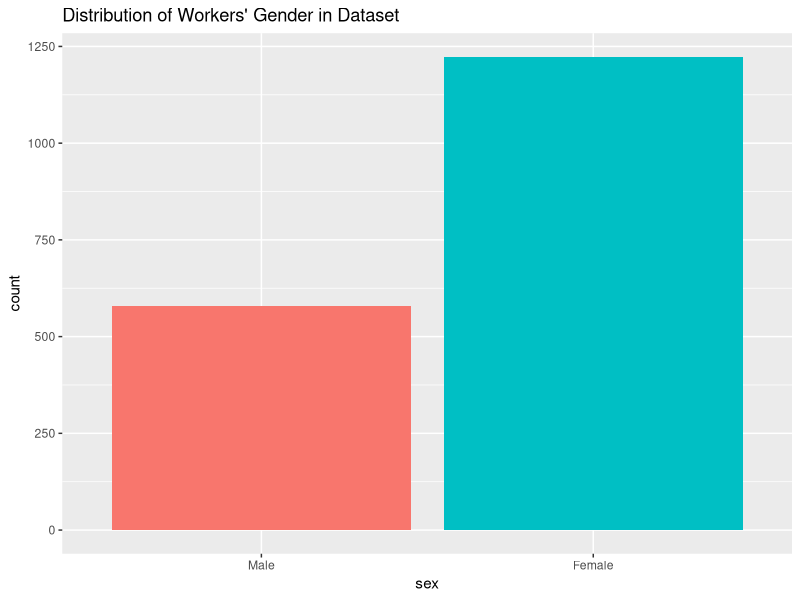
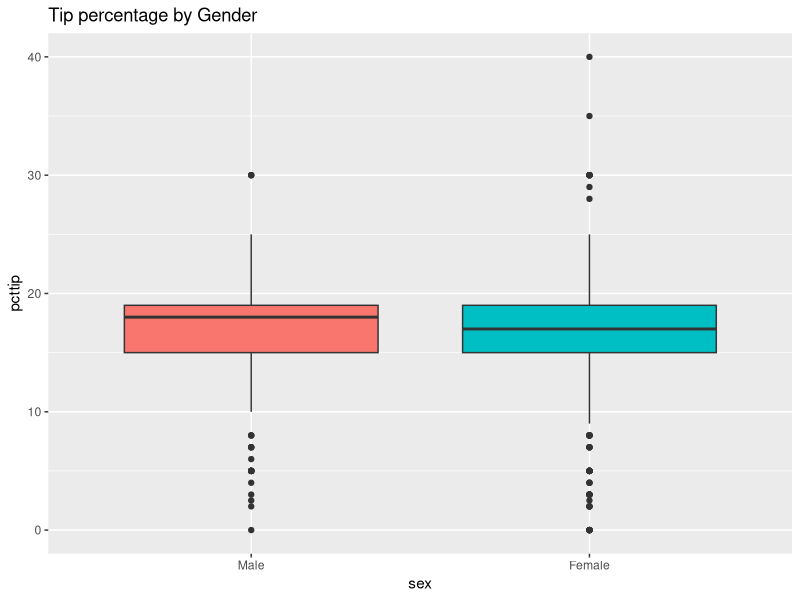
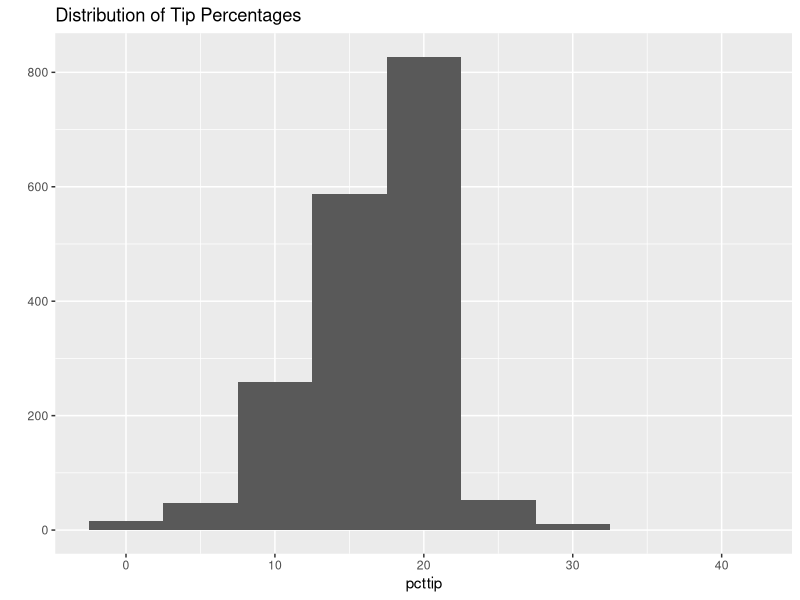
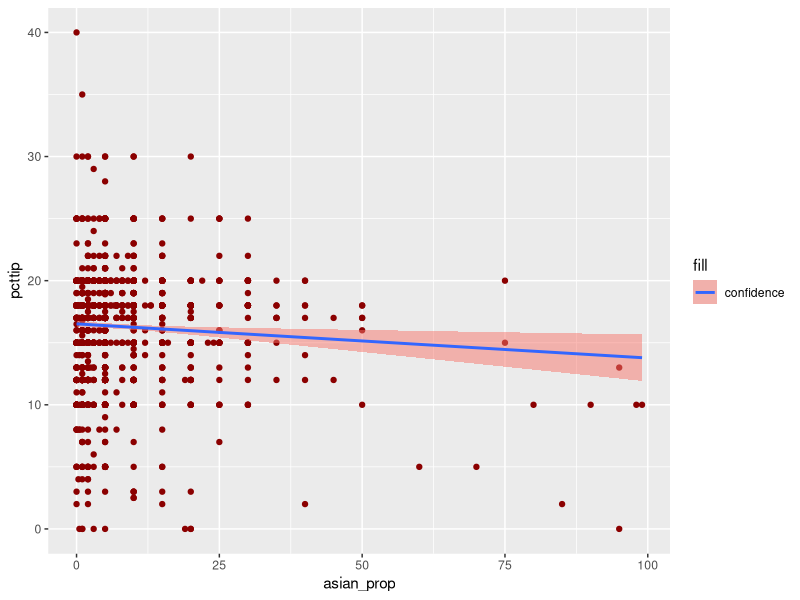
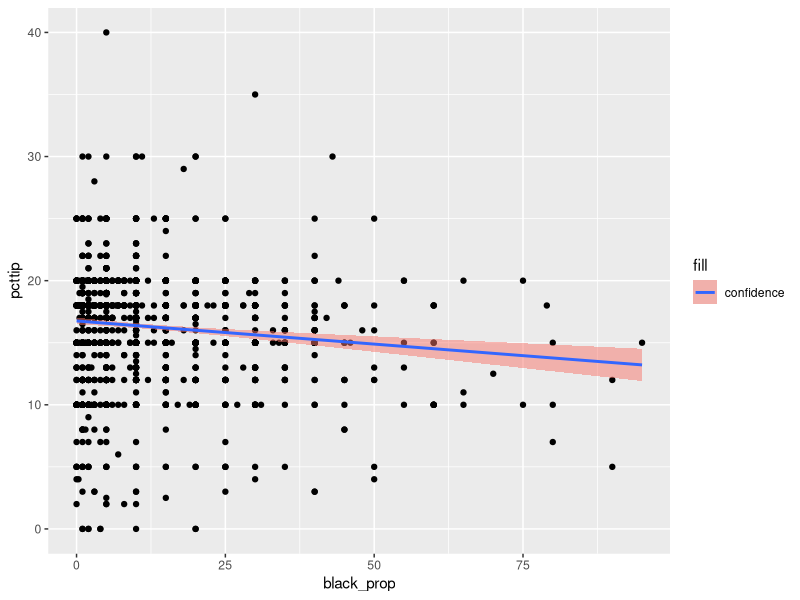
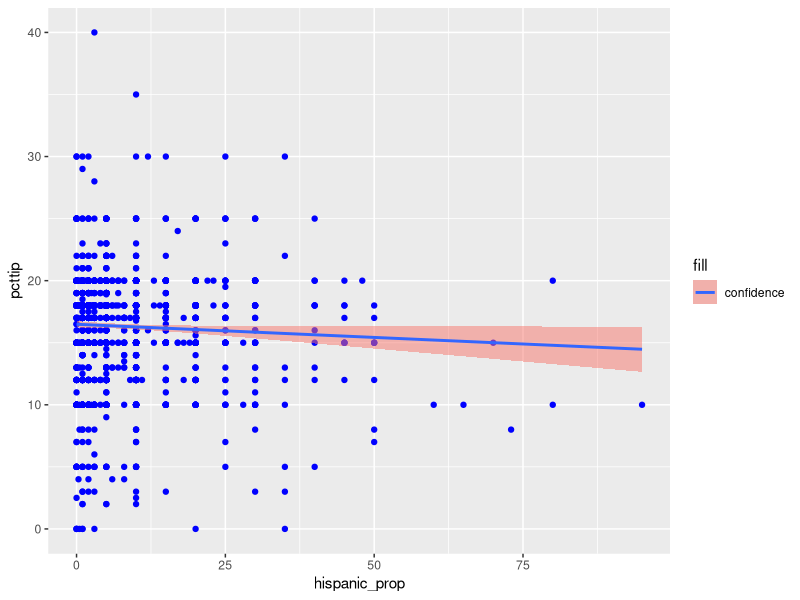
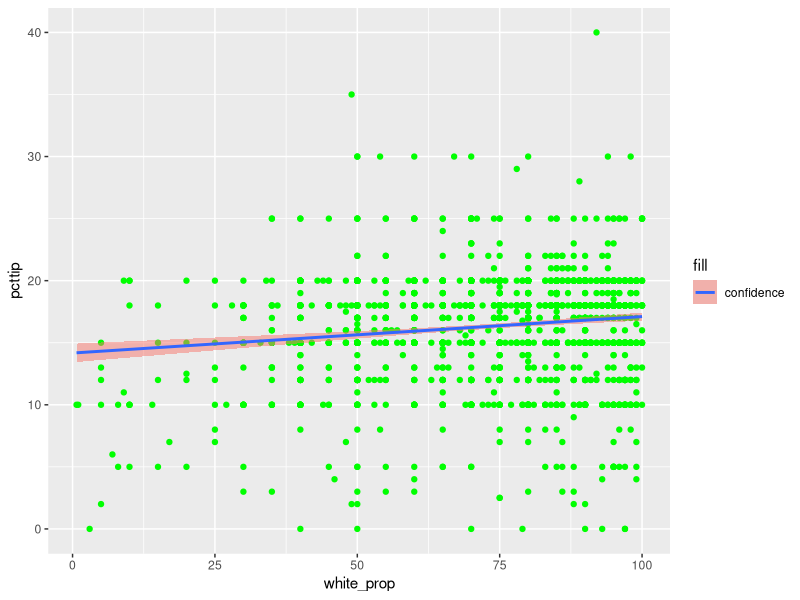
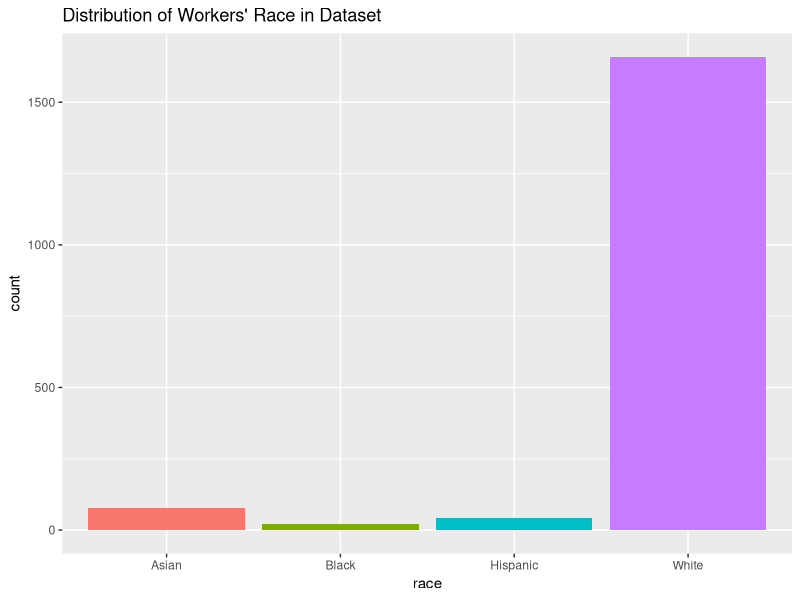

The R script that drew these images, in order: (Note: this script raises an error after producing the figures.)
# Load libraries
library(car) # Rename State names and plots
library(ggplot2) # Visualizations
library(reshape2) # Melt function to assist in visualizating a map of the USA
library(maps) # For USA map
library(leaps) # Subsets regression

##### Import data into R #####

#setwd("C:/Users/Kevin/Desktop/Dropbox/Dropbox/CKME136")
setwd("C:/Users/Kevin.Nguyen/Dropbox/CKME136")
raw_df <- read.csv(file="server-survey.csv", head=TRUE, na.strings=c(" ", "NA"))

# Subset variables to be used in analysis
myvars <- c("State", "asian_prop", "black_prop", "hispanic_prop", "white_prop", "ppbill", 
            "pcttip", "flair", "intro", "selling", "repeat.", "customer_name", "smile",
            "thanks", "Extraverted_enthusiastic", "Critical_quarrelsome", 
            "Dependable_selfdisciplined","Anxious_easily_upset", "Reserved_quiet", 
            "Sympathetic_warm", "Disorganized_careless","Conventional_uncreative", 
            "birth_yr", "sex", "race")
df <- raw_df[myvars]

##### Clean variables #####

# Clean variable: State
# Set variable "State" to all lowercase letters to make cleaning easier to deal with
df$State <- tolower(df$State)

# Rename state names in the USA using the following reference: http://www.stateabbreviations.us/
df$State <- recode(df$State, '"alabama"="al"; "alaska"="ak"; "arizona"="az"; "arkansas"="ar"; 
                   "california"="ca"; "colorado"="co"; "connecticut"="ct"; "delware"="de";
                   "florida"="fl"; "georgia"="ga"; "hawaii"="hi"; "idaho"="id";"illinois"="il"; 
                   "indiana"="in"; "iowa"="ia"; "kansas"="ks"; "kentucky"="ky"; "louisiana"="la";
                   "maine"="me"; "maryland"="md"; "massachusetts"="ma"; "michigan"="mi"; 
                   "minnesota"="mn"; "mississippi"="mn"; "missouri"="mo"; 
                   "montana"="mt"; "nebraska"="ne"; "nevada"="nv"; "new hampshire"="nh"; 
                   "new jersey"="nj"; "new mexico"="nm"; "new york"="ny"; "north carolina"="nc"; 
                   "north dakota"="nd"; "ohio"="oh"; "oklahoma"="ok"; "oregon"="or"; 
                   "pennsylvania"="pa"; "rhode island"="ri"; "south carolina"="sc"; 
                   "south dakota"="sc"; "tennessee"="tn"; "texas"="tx"; "utah"="ut"; 
                  "vermont"="vt"; "virginia"="va"; "washington"="wa";
                   "west virginia"="wv"; "wisconsin"="wi"; "wyoming"="wy"')

# Rename State (Province) names in Canada
df$State <- recode(df$State, '"alberta"="ab"; "british columbia"="bc"; "manitoba"="mb"; 
                   "new brunswick"="nb"; "newfoundland"="nl"; "northwest territories"="nt"; 
                   "nova scotia"="ns"; "nunavut"="nu"; "ontario"="on";
                   "prince edward island"="pe"; "quebec"="qc"; "saskatchewan"="sk"; "yukon"="yt"')

# Change all provinces and observations that have the text "canada" in them to simply "canada" 
for (province in c("ab", "bc", "mb", "nb", "nl", "nt", "ns", "nu", "on", "pe", "qc", 
                   "sk", "yt", "canada")) {
  df$State[grepl(province, df$State)] <- "canada"
}

# Clean variable: Proportion
df$total_prop <- df$asian_prop + df$black_prop + df$hispanic_prop + df$white_prop

# If total proportion is equal to or less than 1, multiply by 100 
# Why? The user inputted in percentages rather than whole numbers
# See http://stackoverflow.com/questions/30774096/based-on-the-value-in-one-column-change-the-value-in-another-column
dfprop <- df[2:5]
for (col in names(dfprop)) {
  df[[col]] <- ifelse(df$total_prop <= 1, df[[col]]*100, df[[col]])
}

# If total proportion is equal to or over 150, remove occurences from analysis
for (col in names(dfprop)) {
  df[[col]] <- ifelse(df$total_prop >= 150, NA, df[[col]])
}

# Remove total_prop column as it is no longer needed
df$total_prop <- NULL 

# Clean variable: ppbill
# Remove observations where the bill is equal to or under 5 dollars 
# as well as equal to or over 200 dollars
df$ppbill <- ifelse(df$ppbill <= 5 | df$ppbill >= 200, NA, df$ppbill)

# If tip percentage is under 1, multiply by 100 to properly fix percentage
df$pcttip <- ifelse(df$pcttip <= 1, df$pcttip*100, df$pcttip)

# Remove observations where the tip percentage is over 50 percent
df$pcttip <- ifelse(df$pcttip >= 50, NA, df$pcttip)

# Clean variable: Birth Year
# Remove observations where the birth year is between 100 to 1900 OR over 2000
df$birth_yr <- ifelse(df$birth_yr >= 100 & df$birth_yr <= 1900 | df$birth_yr >= 2000, NA, df$birth_yr)

# If birth year is under 100, then add 1900 as the user was inputting the last two digits 
# of their birth year only (e.g. 48 -> 1948)
df$birth_yr <- ifelse(df$birth_yr < 100, df$birth_yr + 1900, df$birth_yr)

# Clean variable: Customer Interaction Ratings
# Use ordered instead of factor for easier visualization
dfrating <- df[8:14]
for (col in names(dfrating)) {
  df[[col]] <- ordered(df[[col]], levels=c(1,2,3,4), labels=c("Never", "Sometimes", "Often", "Always"))
}

# Clean variable: Waiter traits
# Use ordered instead of factor here as well
dftrait <- df[15:22]
for (col in names(dftrait)) {
  df[[col]] <- ordered(df[[col]], levels=c(1,2,3,4,5,6,7))
}

# Clean variable: Sex
df$sex <- factor(df$sex, levels=c(0,1), labels=c("Male", "Female"))

# Clean variable: Race
df$race <- factor(df$race, levels=c(1,2,3,4,5), labels=c("Asian", "Black", "Hispanic", 
                                                         "White", "Other"))

# Keep only the rows that do not have any missing data
df <- df[complete.cases(df),]

write.csv(df, "cleaned_data.csv")

##### Visualizations #####

# Use df created before*

# Plot distribution of sex of waiters/ waitresses
gender <- ggplot(df, aes(x=sex, fill=sex)) + geom_bar()
gender + guides(fill=FALSE) + ggtitle("Distribution of Workers' Gender in Dataset")

# Plot boxplot to show distribution of tips for each gender
gendertip <- ggplot(df, aes(sex, pcttip, fill=sex))
gendertip + geom_boxplot() + guides(fill=FALSE) + ggtitle("Tip percentage by Gender")

# Test if there is a significant difference between tips for genders
t.test(df$pcttip~df$sex, conf.level = 0.95)

# Distribution of Tip Percentages
qplot(pcttip, data=df, geom="histogram", binwidth=5) + ggtitle("Distribution of Tip Percentages")

# Plot scatterplots of proportion of race (customers) by tip %
# Asian customers
ggplot(df, aes(x=asian_prop, y=pcttip)) +
  geom_point(colour="dark red") +
  geom_smooth(method = "lm", aes(fill = "confidence"), alpha = 0.5)

# Black customers
ggplot(df, aes(x=black_prop, y=pcttip)) +
  geom_point(colour="black") +
  geom_smooth(method = "lm", aes(fill = "confidence"), alpha = 0.5)

# Hispanic customers
ggplot(df, aes(x=hispanic_prop, y=pcttip)) +
  geom_point(colour="blue") +
  geom_smooth(method = "lm", aes(fill = "confidence"), alpha = 0.5)

# White customers
ggplot(df, aes(x=white_prop, y=pcttip)) +
  geom_point(colour="green") +
  geom_smooth(method = "lm", aes(fill = "confidence"), alpha = 0.5)

# Plot distribution of ethnical backgrounds of waiters/ waitresses
background <- ggplot(df, aes(x=race, fill=race)) + geom_bar()
background + guides(fill=FALSE) + ggtitle("Distribution of Workers' Race in Dataset")

# Plot average tip percentage received by worker by worker race
p <- ggplot(df, aes(x=factor(race), y=pcttip, fill=race)) + stat_summary(fun.y="mean", geom="bar")
p + xlab("Race of Worker") + ylab("Tip Percentage") + 
  ggtitle("Tip percentage by Race of Worker") + coord_flip()

### Relationship: Customer Background VS. Server Background ###
# See http://stackoverflow.com/questions/25752909/multiple-ggplot-linear-regression-lines

# Asian Servers
cols <- c("pcttip", "asian_prop", "black_prop", "hispanic_prop", "white_prop")
dfasian <- subset(df, df$race == "Asian")
dfasian <- dfasian[cols]
dfasian2 = melt(dfasian, id.vars="pcttip")

ggplot(dfasian2) + geom_jitter(aes(value, pcttip, colour=variable)) + 
  geom_smooth(aes(value,pcttip, colour=variable), method=lm, se=FALSE) +
  facet_wrap(~variable, scales="free_x") +
  labs(x = "Proportion of Customers by Race", y = "Tip %", 
       title = "Tip % for Asian Workers by Customer Race")

# Black Servers
dfblack <- subset(df, df$race == "Black")
dfblack <- dfblack[cols]
dfblack2 <- melt(dfblack, id.vars="pcttip")

ggplot(dfblack2) + geom_jitter(aes(value, pcttip, colour=variable)) + 
  geom_smooth(aes(value,pcttip, colour=variable), method=lm, se=FALSE) +
  facet_wrap(~variable, scales="free_x") +
  labs(x = "Proportion of Customers by Race", y = "Tip %", 
       title = "Tip % for Black Workers by Customer Race")

# Hispanic Servers
dfhisp <- subset(df, df$race == "Hispanic")
dfhisp <- dfhisp[cols]
dfhisp2 <- melt(dfhisp, id.vars="pcttip")

ggplot(dfhisp2) + geom_jitter(aes(value, pcttip, colour=variable)) + 
  geom_smooth(aes(value,pcttip, colour=variable), method=lm, se=FALSE) +
  facet_wrap(~variable, scales="free_x") +
  labs(x = "Proportion of Customers by Race", y = "Tip %", 
       title = "Tip % for Hispanic Workers by Customer Race")

# White Servers
dfwhite <- subset(df, df$race == "White")
dfwhite <- dfwhite[cols]
dfwhite2 <- melt(dfwhite, id.vars="pcttip")

ggplot(dfwhite2) + geom_jitter(aes(value, pcttip, colour=variable)) + 
  geom_smooth(aes(value,pcttip, colour=variable), method=lm, se=FALSE) +
  facet_wrap(~variable, scales="free_x") +
  labs(x = "Proportion of Customers by Race", y = "Tip %", 
       title = "Tip % for White Workers by Customer Race")

# Tipping habits by location
# Create vector for US state names
states <- c("al"="al","ak"="ak","az"="az","ar"="ar","ca"="ca","co"="co",
            "ct"="ct","de"="de","dc"="dc","fl"="fl","ga"="ga","hi"="hi","id"="id","il"="il","in"="in",
            "ia"="ia","ks"="ks","ky"="ky","la"="la","me"="me","md"="md","ma"="ma","mi"="mi","mn"="mn",
            "ms"="ms","mo"="mo","mt"="mt","ne"="ne","nv"="nv","nh"="nh","nj"="nj","nm"="nm","ny"="ny",
            "nc"="nc","nd"="nd","oh"="oh","ok"="ok","or"="or","pw"="pw","pa"="pa","ri"="ri","sc"="sc",
            "sd"="sd","tn"="tn","tx"="tx","ut"="ut","vt"="vt","va"="va","wa"="wa","wv"="wv","wi"="wi",
            "wy"="wy")

# Subset data for US workers only into a different data frame
tableUS <- subset(df, State %in% names(states), select=State:race)
tableCAD <- subset(df, State %in% "canada", select=State:race)
tableOTHER <- df[-which(df$State %in% names(states) | df$State %in% "canada"),]

# See how much observations there are for US workers and Canadian workers
length(tableUS$State)
length(tableCAD$State)
length(tableOTHER$State)

# Calculate average mean tip percentage
meanUS <- mean(tableUS$pcttip, na.rm=TRUE)
meanCAD <- mean(tableCAD$pcttip, na.rm=TRUE)
meanOTHER <- mean(tableOTHER$pcttip, na.rm=TRUE)
meanWorld <- mean(df$pcttip, na.rm=TRUE)

means <- c(meanUS, meanCAD, meanOTHER, meanWorld)
names <- c("Mean USA", "Mean Canada", "Mean Other", "Mean Worldwide")
names <- factor(names, level=c("Mean USA", "Mean Canada", "Mean Other", "Mean Worldwide"))

world_means <- data.frame(names, means)

ggplot(data = world_means, aes(x=names, y=means)) + geom_bar(stat="identity") + 
  xlab("") + ylab("Average Tip %")

# Calculate mean tipping percentage by state
tip <- aggregate(pcttip~State, tableUS, mean)
tip$region <- tip$State # ensure column names match to merge later on

# Utilize the maps library to plot a map of the US
states_name <- map_data("state")

# Recode the state names received from the maps library in order to merge
states_name$region <- recode(states_name$region, 
  '"alabama"="al"; "alaska"="ak"; "arizona"="az"; "arkansas"="ar"; "california"="ca"; "colorado"="co";
  "connecticut"="ct"; "delware"="de"; "florida"="fl"; "georgia"="ga"; "hawaii"="hi"; "idaho"="id";
  "illinois"="il"; "indiana"="in"; "iowa"="ia"; "kansas"="ks"; "kentucky"="ky"; "louisiana"="la";
  "maine"="me"; "maryland"="md"; "massachusetts"="ma"; "michigan"="mi"; "minnesota"="mn"; 
  "mississippi"="mn"; "missouri"="mo"; "montana"="mt"; "nebraska"="ne"; "nevada"="nv"; 
  "new hampshire"="nh"; "new jersey"="nj"; "new mexico"="nm"; "new york"="ny"; "north carolina"="nc"; 
  "north dakota"="nd"; "ohio"="oh"; "oklahoma"="ok"; "oregon"="or"; "pennsylvania"="pa"; 
  "rhode island"="ri"; "south carolina"="sc"; "south dakota"="sc"; "tennessee"="tn"; "texas"="tx"; 
  "utah"="ut"; "vermont"="vt"; "virginia"="va"; "washington"="wa"; "west virginia"="wv"; 
  "wisconsin"="wi"; "wyoming"="wy"')

# Merge tables together
choro <- merge(states_name, tip, sort = FALSE, by = "region")
choro <- choro[order(choro$order), ]

# Plot average tip percentage by US state
map <- ggplot(choro, aes(long, lat)) + geom_polygon(aes(group = group, fill = pcttip))
map + scale_fill_gradient(low="red", high="green") + ggtitle("Average Tip Percentage by US State") +
  guides(fill=guide_legend(title="Tip %"))

# View top 3 states
tip2 <- tip[with(tip, order(-pcttip)),] # sort descending by tip %
head(tip2, 3)

# View bottom 3 states
tail(tip2, 3)

# Distribution of Bill Sizes
qplot(ppbill, data=df, geom="histogram", binwidth=5) + ggtitle("Distribution of Bill Sizes")

# Plot bill size against tip percentage
ggplot(df, aes(x=ppbill, y=pcttip)) + geom_point(shape=1) + geom_smooth(method=lm) +
  xlab("Bill per Person ($)") + ylab("Tip %") + ggtitle("Tip Percentage by Bill Size per Person")

# Customer Interactions
# See http://www.r-bloggers.com/grouped-means-again/
a <- aggregate(df$pcttip, by=list(Rating=df$flair), mean)
a1 <- aggregate(df$pcttip, by=list(Rating=df$intro), mean)
a2 <- aggregate(df$pcttip, by=list(Rating=df$selling), mean)
a3 <- aggregate(df$pcttip, by=list(Rating=df$repeat.), mean)
a4 <- aggregate(df$pcttip, by=list(Rating=df$customer_name), mean)
a5 <- aggregate(df$pcttip, by=list(Rating=df$smile), mean)
a6 <- aggregate(df$pcttip, by=list(Rating=df$thanks), mean)

ggplot(data=a, aes(x=Rating, y=x, group=1, size=0.1)) + geom_line(aes(colour="Flair"))  +
  geom_line(aes(y=a1$x, colour="Intro")) +
  geom_line(aes(y=a2$x, colour="Selling")) +
  geom_line(aes(y=a3$x, colour="Repeat")) +
  geom_line(aes(y=a4$x, colour="Customer Name")) +
  geom_line(aes(y=a5$x, colour="Smile")) +
  geom_line(aes(y=a6$x, colour="Thanks")) +
  ylab("Average Tipping %") + ggtitle("Average Tipping % by Customer/ Worker Interaction")

# Server Traits
b <- aggregate(df$pcttip, by=list(Rating=df$Extraverted_enthusiastic), mean)
b1 <- aggregate(df$pcttip, by=list(Rating=df$Critical_quarrelsome), mean)
b2 <- aggregate(df$pcttip, by=list(Rating=df$Dependable_selfdisciplined), mean)
b3 <- aggregate(df$pcttip, by=list(Rating=df$Anxious_easily_upset), mean)
b4 <- aggregate(df$pcttip, by=list(Rating=df$Reserved_quiet), mean)
b5 <- aggregate(df$pcttip, by=list(Rating=df$Sympathetic_warm), mean)
b6 <- aggregate(df$pcttip, by=list(Rating=df$Disorganized_careless), mean)
b7 <- aggregate(df$pcttip, by=list(Rating=df$Conventional_uncreative), mean)

ggplot(data=b, aes(x=Rating, y=x, group=1, size=0.1)) + 
  geom_line(aes(colour="Extraverted Enthusiastic")) +
  geom_line(aes(y=b1$x, colour="Critical Quarrelsome")) +
  geom_line(aes(y=b2$x, colour="Dependable Selfdisciplined")) +
  geom_line(aes(y=b3$x, colour="Anxious Easily Upset")) +
  geom_line(aes(y=b4$x, colour="Reserved Quiet")) +
  geom_line(aes(y=b5$x, colour="Sympathetic Warm")) +
  geom_line(aes(y=b6$x, colour="Disorganized Careless")) +
  geom_line(aes(y=b7$x, colour="Conventional Uncreative")) +
  ylab("Average Tipping %") + ggtitle("Average Tipping % by Worker Traits")

# Distribution of Server Age
qplot(birth_yr, data=df, geom="histogram", binwidth=1) + ggtitle("Distribution of Server Age")

# Server Age
ggplot(df, aes(x=birth_yr, y=pcttip)) + geom_point(shape=3) + geom_smooth(method=lm) +
  xlab("Birth Year of Worker") + ylab("Tip %") + ggtitle("Tip Percentage by Birth Year of Worker")

# Server Age vs Server Gender
ggplot(df, aes(x=birth_yr, y=pcttip, colour = sex)) + geom_point() + 
  geom_smooth(method="lm", se=FALSE) +
  xlab("Birth Year") + ylab("Tip %") + ggtitle("Tip % by Worker Gender and Age")

# Customer Interaction vs. Gender
# Flair
ggplot(data=df, aes(x=flair, y=pcttip, group=sex, colour=sex)) + 
  stat_summary(fun.y="mean", geom="line") + 
  xlab("") + ylab("Tip %") + ggtitle("Tip % by Gender and Customer Interaction: Worker Flair")

# Intro
ggplot(data=df, aes(x=intro, y=pcttip, group=sex, colour=sex)) + 
  stat_summary(fun.y="mean", geom="line") + 
  xlab("") + ylab("Tip %") + ggtitle("Tip % by Gender and Customer Interaction: Introductions")

# Upselling
ggplot(data=df, aes(x=selling, y=pcttip, group=sex, colour=sex)) + 
  stat_summary(fun.y="mean", geom="line") + 
  xlab("") + ylab("Tip %") + ggtitle("Tip % by Gender and Customer Interaction: Upselling")

# See relationship between upselling and per person bill
ggplot(data=df, aes(x=selling, y=ppbill, fill=selling)) + geom_boxplot() + guides(fill=FALSE) +
  xlab("") + ylab("Per person bill") + ggtitle("Total Bill Size by Customer Interaction: Upselling")

# Repeat order  
ggplot(data=df, aes(x=repeat., y=pcttip, group=sex, colour=sex)) + 
  stat_summary(fun.y="mean", geom="line") +
  xlab("") + ylab("Tip %") + ggtitle("Tip % by Gender and Customer Interaction: Repeating Orders")

# Customer Name
ggplot(data=df, aes(x=customer_name, y=pcttip, group=sex, colour=sex)) + 
  stat_summary(fun.y="mean", geom="line") + 
  xlab("") + ylab("Tip %") + ggtitle("Tip % by Gender and Customer Interaction: Customer Name")

# Smile
ggplot(data=df, aes(x=smile, y=pcttip, group=sex, colour=sex)) + 
  stat_summary(fun.y="mean", geom="line") + 
  xlab("") + ylab("Tip %") + ggtitle("Tip % by Gender and Customer Interaction: Smiling")

# Thanking
ggplot(data=df, aes(x=thanks, y=pcttip, group=sex, colour=sex)) + 
  stat_summary(fun.y="mean", geom="line") + 
  xlab("") + ylab("Tip %") + ggtitle("Tip % by Gender and Customer Interaction: Thanking")

### Note: The survey fillers may have mistakenly understood 1 as always and 4 as never (as vice versa)
### This may explain the unrational results given

##### Regression Model Analysis / Setting Up #####

rm(list = ls()) # remove work environment to start fresh

#setwd("C:/Users/Kevin.Nguyen/Dropbox/CKME136")
setwd("C:/Users/Kevin/Desktop/Dropbox/Dropbox/CKME136")
df <- read.csv(file="clean_string_data.csv", head=TRUE)

# Categorize the State variable
states <- c("al","ak","az","ar","ca","co",
            "ct","de","dc","fl","ga","hi","id","il","in",
            "ia","ks","ky","la","me","md","ma","mi","mn",
            "ms","mo","mt","ne","nv","nh","nj","nm","ny",
            "nc","nd","oh","ok","or","pw","pa","ri","sc",
            "sd","tn","tx","ut","vt","va","wa","wv","wi",
            "wy")

# Change some fields for Tableau purposes
df_tab <- df

df_tab$State_iden <- ifelse(df_tab$State %in% states, 1,
                        ifelse(df_tab$State %in% "canada", 2, 3))

df_tab$State_iden2 <- ifelse(df_tab$State_iden == 1, "USA",
                         ifelse(df_tab$State_iden == 2, "Canada", "Other"))

df_tabrating <- df_tab[9:15]
for (col in names(df_tabrating)) {
  df_tab[[col]] <- ifelse(df_tab[[col]] == "Never", 1,
                      ifelse(df_tab[[col]] == "Sometimes", 2,
                             ifelse(df_tab[[col]] == "Often", 3, 4)))
}  

df_tab$selling_name <- ifelse(df_tab$selling == 1, "Never",
                              ifelse(df_tab$selling == 2, "Sometimes",
                                     ifelse(df_tab$selling == 3, "Often", "Always")))

write.csv(df_tab, "Tableau_data.csv")
  
# USA = 1, Canada = 2, Other = 3
df$State <- ifelse(df$State %in% states, 1,
                   ifelse(df$State %in% "canada", 2, 3))

df$State <- factor(df$State, levels=c(1,2,3))

# Change data type from order back to default as the ratings are not categorical
dfrating <- df[9:15]
for (col in names(dfrating)) {
  df[[col]] <- ifelse(df[[col]] == "Never", 1,
                      ifelse(df[[col]] == "Sometimes", 2,
                             ifelse(df[[col]] == "Often", 3, 4)))
}

# Sex
df$sex <- factor(df$sex, levels=c("Male", "Female"), labels=c(0,1))

# Race of Worker
df$race <- factor(df$race, levels=c("Asian", "Black", "Hispanic", "White"), labels=c(1,2,3,4))

# Create formula
formula_text <- paste(names(df)[8], "~",
                      paste(names(df[c(2:7,9:26)]), collapse="+"))
formula <- as.formula(formula_text)
formula

##### Model Building #####
# Create Multiple Regression Linear Example
set.seed(12)
fit <- lm(formula, data=df)
summary(fit)

# Check multicollinearity
vif(fit)

# Outliers
outlierTest(fit)

# Influential Observations
# Cook's D plot
cutoff <- 4/((nrow(df)-length(fit$coefficients)-2))
plot(fit, which=4, cook.levels=cutoff)

# Influence plot
influencePlot(fit, id.method="noteworthy", main="Influence Plot", 
              sub="Circle Size is proportional to Cook's Distance")

# Lets check the influential observations and decide to remove them or not
# The following are mentioned: 53, 72, 214, 321, 545, 589, 1472

df[53,] # large bill with very large tip
df[72,] # above average tip
df[214,] # proportions don't add up properly, large tip - [DELETE]
df[321,] # large Asian proportion, large bill with NO tip, worker has asian background
df[545,] # proportions don't add up properly, extremely large bill with no tip - [DELETE]
df[589,] # proportions don't make sense - [DELETE]
df[1472,] # No tip and very old worker age

# Delete observations: 214, 545, 589
df <- df[-c(214,545,589),]

# Our VIF check resulted in the 4 proportions having multicollinearity issues
# Lets remove these 4 variables from our analysis
props <- c("asian_prop", "black_prop", "hispanic_prop", "white_prop")
for (col in props) {
  df[[col]] <- NULL
}

# Rerun tests?
set.seed(12)
formula_text <- paste(names(df)[4], "~",
                      paste(names(df[c(2:3,5:22)]), collapse="+"))
formula <- as.formula(formula_text)
formula

fit <- lm(formula, data=df)
summary(fit)

# There is no real difference!

# see http://strata.uga.edu/6370/rtips/regressionPlots.html
# To see all plots at once rather than 1 by 1
par(mfrow=c(2,2)) # change panel layout to 2x2
plot(fit)
par(mfrow=c(1,1)) # change layout back to 1x1

# Evaluate homoscedasticity / Breusch-Pagan test
ncvTest(fit)

# Transformation on PCTTIP - square root
df2 <- cbind(df, sqrt(df$pcttip))
df2[[4]] <- NULL

colnames(df2)[22] <- "pcttip" # fixes error as R cannot interpret the column name properly

formula_text2 <- paste(names(df2)[22], "~",
                      paste(names(df2[c(2:21)]), collapse="+"))
formula2 <- as.formula(formula_text2)
formula2

set.seed(12)
fit <- lm(formula2, data=df2)
summary(fit)

## By transforming the y-variable, the change in R^2 squared are miniscule

# Recall most of the data are part of the US AND nearly all white workers
# What if we remove these variables?
df3 <- df

df3$State <- NULL
df3$race <- NULL

formula_text3 <- paste(names(df3)[3], "~",
                      paste(names(df3[c(2,4:20)]), collapse="+"))
formula3 <- as.formula(formula_text3)
formula3

set.seed(12)
fit <- lm(formula3, data=df3)
summary(fit)

## The adjusted R^2 fell even further

# Subsets Regression
leaps <- regsubsets(formula, data=df, nbest=1)
plot(leaps, scale="r2")

# The best model is the ones that are the darkest in the highest r^2
# This includes:
# State, ppbill, flair, repeat, customer_name, dependable_ selfdisciplined, reserved_quiet

formula_textsub <- paste(names(df)[4], "~",
                        paste(names(df[c(2,3,5,8,9,14,16)]), collapse="+"))
formula4 <- as.formula(formula_textsub)
formula4
fit <- lm(formula4, data=df)
summary(fit)
